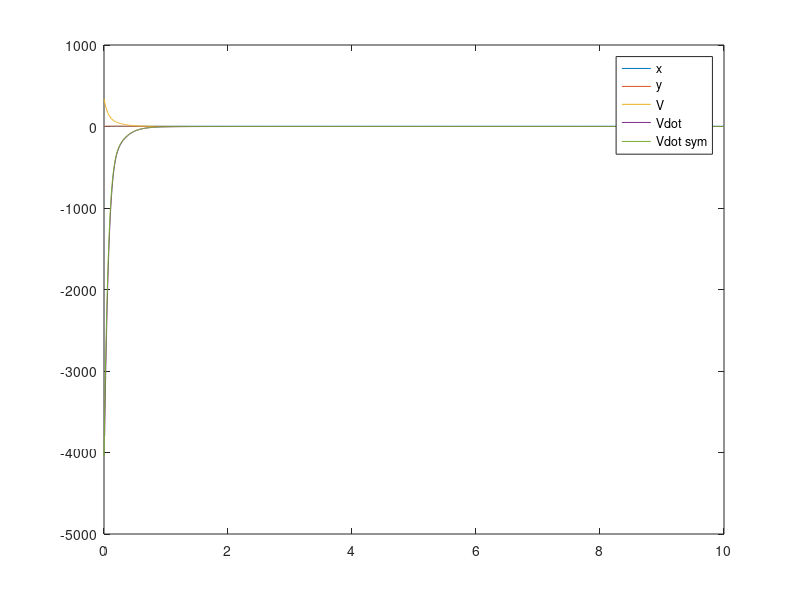
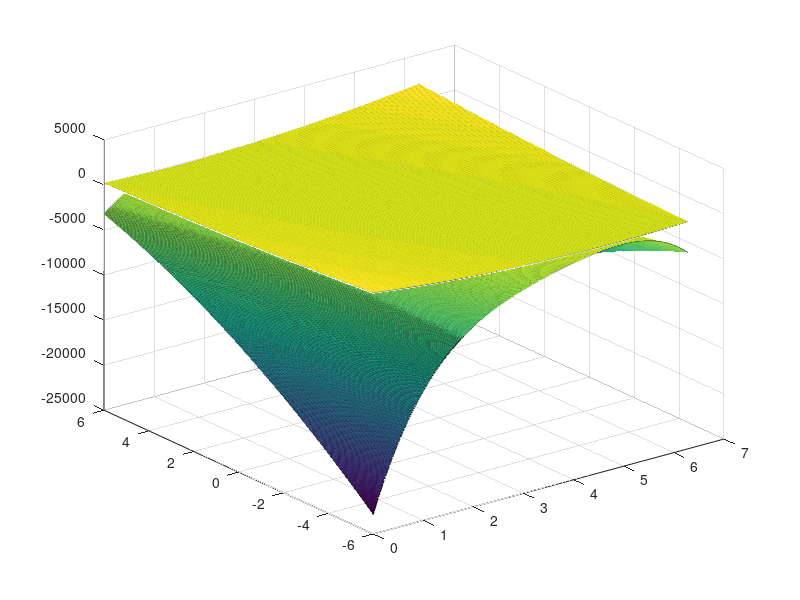

Source code (MATLAB) for these figures, in order:
function final_point_control_check()
% close all
times=0:0.01:10;

xf = [pi; 0 ];
T = eye(2); 
% T = [-0.07060259, -0.04987325;
%        0.18062175,  0.47274864]
xf = T*xf;
uf = 0.0;
x0 = xf+pi*[2*(rand(2,1)-.5);];
figure;
A = [0, 1; -10*cos(xf(1)) -1]; B = [0;1];
[K,~,~]= lqr(A,B,10*eye(2),1*eye(1));
K
options = odeset('RelTol',1e-5,'Stats','on','OutputFcn',@odeplot);
[T, x] = ode45(@(t,x)pendulum_dynamics(t, x, K, uf), ...
                    times, x0, options) ;

V = (((-3.1415926535897931 + x(:,1)) .* (75.8897821199551 .* (-3.1415926535897931 + x(:,1)) + 20.488088481701539 .* (2.0816681711721685e-17 + x(:,2)))) + ((20.488088481701546 .* (-3.1415926535897931 + x(:,1)) + 7.0404605568130663 .* (2.0816681711721685e-17 + x(:,2))) .* (2.0816681711721685e-17 + x(:,2))));
Vdot_s = ((x(:,2) .* (151.7795642399102 .* (-3.1415926535897931 + x(:,1)) + ...
    40.976176963403084 .* (2.0816681711721685e-17 + x(:,2)))) + ...
    ((-1.1234210635102447e-16 - 10.488088481701546 .* (-3.1415926535897931 + ...
    x(:,1)) - 7.1404605568130659 .* (2.0816681711721685e-17 + x(:,2)) + ...
    ((-10 .* ((-3.1415926535897931 + x(:,1)).^3)) / 6) + ...
    ((1.2246467991473533e-15 .* ((-3.1415926535897931 + x(:,1)).^2)) / 2)) ...
    .* (40.976176963403084 .* (-3.1415926535897931 + x(:,1)) + 14.080921113626133 ...
    .* (2.0816681711721685e-17 + x(:,2)))));
hold off;
plot(T, x(:,1), T, x(:,2)); hold on;
plot(T, V)
Vdot = diff(V)./diff(T);
plot(T(2:end), Vdot);
plot(T, Vdot_s);
legend('x','y','V', 'Vdot', 'Vdot sym')
figure;
[x, y] = meshgrid(0:.01:2*pi, -6:0.01:6);
VT = (((-3.1415926535897931 + x) .* (75.8897821199551 .* (-3.1415926535897931 + x) ...
    + 20.488088481701539 .* (2.0816681711721685e-17 + y))) + ((20.488088481701546 ...
    .* (-3.1415926535897931 + x) + 7.0404605568130663 .* (2.0816681711721685e-17 ...
    + y)) .* (2.0816681711721685e-17 + y)));
VTd = ((y .* (151.7795642399102 .* (-3.1415926535897931 + x) + ...
    40.976176963403084 .* (2.0816681711721685e-17 + y))) + ...
    ((-1.1234210635102447e-16 - 10.488088481701546 .* (-3.1415926535897931 + x)...
    - 7.1404605568130659 .* (2.0816681711721685e-17 + y) + ((-10 .* ...
    ((-3.1415926535897931 + x).^3)) / 6) + ((1.2246467991473533e-15 .* ...
    ((-3.1415926535897931 + x).^2)) / 2)) .* (40.976176963403084 .* ...
    (-3.1415926535897931 + x) + 14.080921113626133 .* (2.0816681711721685e-17 + y))));

surf(x,y,VT); hold on
surf(x,y,VTd)
return


xf = [ 1.50000000e+00; 0;  7.85398163e-01];
x0 = xf+0.1*[2*(rand(2,1)-.5); 2*(rand(1,1)-.5)];
% x0 = [1.04; .332 ; 0.797];
figure;
% subplot(211);
options = odeset('RelTol',1e-5,'Stats','on');%,'OutputFcn',@odeplot);
[T, xcl] = ode45(@(t,x)approx_dynamics(t, x, xf), ...
                    times, x0, options) ;
% figure;
% plot(xcl(:,1), xcl(:,2)); hold all
%plot(x(1,:), x(2,:));
hold all;
V = (((-1.4999999999999998 + xcl(:,1)) .* (4.8008600999593014 .* (-1.4999999999999998 + xcl(:,1)) ...
       - 0.98790740152737377 .* (-0.78539816339744839 + xcl(:,3)) - 1.4491942689985993 .* ...
       (6.9388939039072284e-18 + xcl(:,2)))) + ((-0.78539816339744839 + xcl(:,3)) .* ( - ...
       0.98790740152737322 .* (-1.4999999999999998 + xcl(:,1)) + 1.4361830490185388 .* ...
       (-0.78539816339744839 + xcl(:,3)) + 0.68372066922887398 .* (6.9388939039072284e-18 + ...
       xcl(:,2)))) + (( - 1.4491942689985997 .* (-1.4999999999999998 + xcl(:,1)) + ...
       0.68372066922887442 .* (-0.78539816339744839 + xcl(:,3)) + 4.5682688351564416 ...
       * (6.9388939039072284e-18 + xcl(:,2))) .* (6.9388939039072284e-18 + xcl(:,2))));
Vdot = diff(V)./diff(T);
plot(T, xcl(:,1),'b-', T, xcl(:,2), 'b-');
plot(T, V, 'r-');
plot(T(2:end), 10*Vdot, 'g-');
Qf =  [ 4.8008601 , -1.44919427, -0.9879074 ;
       -1.44919427,  4.56826884,  0.68372067;
       -0.9879074 ,  0.68372067,  1.43618305];
tmp = Qf*(xcl-xf')';
% Vanother = zeros(size(T));
% for i=1:size(tmp,2)
%     Vanother(i) = (xcl(i,:)-xf')*tmp(:,i);
% end
% plot(T, 100*Vanother, '.');  
   
% subplot(212);
[T, xcl] = ode45(@(t,x)full_dynamics(t, x, xf), ...
                    times, x0, options) ;
hold all;
V = (((-1.4999999999999998 + xcl(:,1)) .* (4.8008600999593014 .* (-1.4999999999999998 + xcl(:,1)) ...
       - 0.98790740152737377 .* (-0.78539816339744839 + xcl(:,3)) - 1.4491942689985993 .* ...
       (6.9388939039072284e-18 + xcl(:,2)))) + ((-0.78539816339744839 + xcl(:,3)) .* ( - ...
       0.98790740152737322 .* (-1.4999999999999998 + xcl(:,1)) + 1.4361830490185388 .* ...
       (-0.78539816339744839 + xcl(:,3)) + 0.68372066922887398 .* (6.9388939039072284e-18 + ...
       xcl(:,2)))) + (( - 1.4491942689985997 .* (-1.4999999999999998 + xcl(:,1)) + ...
       0.68372066922887442 .* (-0.78539816339744839 + xcl(:,3)) + 4.5682688351564416 ...
       * (6.9388939039072284e-18 + xcl(:,2))) .* (6.9388939039072284e-18 + xcl(:,2))));
Vdot = diff(V)./diff(T);
plot(T, xcl(:,1), 'b:', T, xcl(:,2), 'b:');
plot(T, V, 'r:');
plot(T(2:end), 10*Vdot, 'g:');

end

function xdot = pendulum_dynamics(t,x, K, uf)
    xdot = 0*x;
    %u = -[0.48808848, 3.31303139] * ([x(1); x(2)] - [pi; 0]);
%     xdot(1) = x(2);
%     xdot(2) = (-10.488088481701503 * (-3.1415926535897931 + x(1)) - ...
%                 7.1397602875308754 * (-3.4694469519536142e-18 + x(2)) + ...
%                 ((-10 * ((-3.1415926535897931 + x(1))^3)) / 6));% + ...
xdot(1) = x(2);
xdot(2) = -10.488088481701546 * (-pi + x(1)) - 7.1404605568130659 * x(2) + ((-10 * ((-pi + x(1))^3)) / 6) ;

end

function xdot = pendulum_full_dynamics(t,x, K)
    xdot = 0*x;
%     u = -[0.48808848, 3.31303139] * ([x(1); x(2)] - [pi; 0]);
%     u=0;
    u = -K * ([x(1); x(2)] - [pi; 0]);
    xdot(1) = x(2);
    xdot(2) = (u - 10*sin(x(1)) );
end

function xdot = the_dynamics(t, x)
    xdot = x;

    xdot(1) = (( - 1.7996170331373038 * (-1.4999999999999998 + x(1)) - 0.614088168801185 * (-0.78539816339744839 + x(3)) - 2.6002650891865011 * (6.9388939039072284e-18 + x(2))) * (0.70710678118654746 - 0.70710678118654757 * (-0.78539816339744839 + x(3)) - ((0.70710678118654746 * ((-0.78539816339744839 + x(3))^2)) / 2) + ((0.70710678118654746 * ((-0.78539816339744839 + x(3))^4)) / 24) + ((0.70710678118654757 * ((-0.78539816339744839 + x(3))^3)) / 6)));
    xdot(2) = (( - 1.7996170331373038 * (-1.4999999999999998 + x(1)) - 0.614088168801185 * (-0.78539816339744839 + x(3)) - 2.6002650891865011 * (6.9388939039072284e-18 + x(2))) * (0.70710678118654757 + 0.70710678118654746 * (-0.78539816339744839 + x(3)) - ((0.70710678118654746 * ((-0.78539816339744839 + x(3))^3)) / 6) - ((0.70710678118654757 * ((-0.78539816339744839 + x(3))^2)) / 2)));
    xdot(3) = (( - 1.7996170331373038 * (-1.4999999999999998 + x(1)) - 0.614088168801185 * (-0.78539816339744839 + x(3)) - 2.6002650891865011 * (6.9388939039072284e-18 + x(2))) * (2.600265089186502 * (-1.4999999999999998 + x(1)) - 3.7801687063692455 * (-0.78539816339744839 + x(3)) - 1.7996170331373023 * (6.9388939039072284e-18 + x(2)) + ((2 * ((2.600265089186502 * (-1.4999999999999998 + x(1)) - 3.7801687063692455 * (-0.78539816339744839 + x(3)) - 1.7996170331373023 * (6.9388939039072284e-18 + x(2)))^3)) / 6)));
    
end


function xdot = approx_dynamics(t,x,x_d)
    xdot = x;
    L=1;
    u_d = [0;0];
    K = [-2.60026509,  1.79961703,  3.78016871; ...
          1.79961703,  2.60026509,  0.61408817];

    
    U = u_d - K*(x-x_d); 
	delta_fb = U(1);
	u_fb = U(2);
	theta = x(3);
            
%   xdot(1) = u_fb*taylor_cos(theta, x_d(3));
% 	xdot(2) = u_fb*taylor_sin(theta, x_d(3));
% 	xdot(3) = u_fb*taylor_tan(delta_fb, u_d(1))/L;
%     xdot(1) = ( - 1.2725214076702032 * (-1.4999999999999998 + x(1)) - 0.43422590840574715 * (-0.78539816339744839 + x(3)) - 1.8386650774464175 * (6.9388939039072284e-18 + x(2)) + ((0.86845181681149441 * ((-0.78539816339744839 + x(3))^2)) / 2) + 3 * ((1.2725214076702032 * (-1.4999999999999998 + x(1)) * ((-0.78539816339744839 + x(3))^2)) / 6) + 2 * ((1.2725214076702034 * (-1.4999999999999998 + x(1)) * (-0.78539816339744839 + x(3))) / 2) + ((1.3026777252172415 * ((-0.78539816339744839 + x(3))^3)) / 6) + 3 * ((1.8386650774464175 * ((-0.78539816339744839 + x(3))^2) * (6.9388939039072284e-18 + x(2))) / 6) + 2 * ((1.8386650774464179 * (-0.78539816339744839 + x(3)) * (6.9388939039072284e-18 + x(2))) / 2));
%     xdot(2) = ( - 1.2725214076702034 * (-1.4999999999999998 + x(1)) - 0.43422590840574721 * (-0.78539816339744839 + x(3)) - 1.8386650774464179 * (6.9388939039072284e-18 + x(2)) + 2 * ((-1.8386650774464175 * (-0.78539816339744839 + x(3)) * (6.9388939039072284e-18 + x(2))) / 2) + 2 * ((-1.2725214076702032 * (-1.4999999999999998 + x(1)) * (-0.78539816339744839 + x(3))) / 2) + ((-0.8684518168114943 * ((-0.78539816339744839 + x(3))^2)) / 2) + 3 * ((1.2725214076702034 * (-1.4999999999999998 + x(1)) * ((-0.78539816339744839 + x(3))^2)) / 6) + ((1.3026777252172417 * ((-0.78539816339744839 + x(3))^3)) / 6) + 3 * ((1.8386650774464179 * ((-0.78539816339744839 + x(3))^2) * (6.9388939039072284e-18 + x(2))) / 6));
%     xdot(3) = (((-9.3589626903446383 * ((-1.4999999999999998 + x(1))^2)) / 2) + 2 * ((-3.522757068084176 * (-1.4999999999999998 + x(1)) * (6.9388939039072284e-18 + x(2))) / 2) + ((4.6427137573076687 * ((-0.78539816339744839 + x(3))^2)) / 2) + 2 * ((5.2060639650985125 * (-1.4999999999999998 + x(1)) * (-0.78539816339744839 + x(3))) / 2) + ((9.3589626903446277 * ((6.9388939039072284e-18 + x(2))^2)) / 2) + 2 * ((10.934564246829954 * (-0.78539816339744839 + x(3)) * (6.9388939039072284e-18 + x(2))) / 2));
xdot(1) = ( - 1.2725214076702032 * (-1.4999999999999998 + x(1)) - 0.43422590840574715 * (-0.78539816339744839 + x(3)) - 1.8386650774464175 * (6.9388939039072284e-18 + x(2)) + 4 * ((-1.8386650774464179 * ((-0.78539816339744839 + x(3))^3) * (6.9388939039072284e-18 + x(2))) / 24) + ((-1.7369036336229888 * ((-0.78539816339744839 + x(3))^4)) / 24) + 4 * ((-1.2725214076702034 * (-1.4999999999999998 + x(1)) * ((-0.78539816339744839 + x(3))^3)) / 24) + ((0.86845181681149441 * ((-0.78539816339744839 + x(3))^2)) / 2) + 3 * ((1.2725214076702032 * (-1.4999999999999998 + x(1)) * ((-0.78539816339744839 + x(3))^2)) / 6) + 2 * ((1.2725214076702034 * (-1.4999999999999998 + x(1)) * (-0.78539816339744839 + x(3))) / 2) + ((1.3026777252172415 * ((-0.78539816339744839 + x(3))^3)) / 6) + 3 * ((1.8386650774464175 * ((-0.78539816339744839 + x(3))^2) * (6.9388939039072284e-18 + x(2))) / 6) + 2 * ((1.8386650774464179 * (-0.78539816339744839 + x(3)) * (6.9388939039072284e-18 + x(2))) / 2));
xdot(2) = ( - 1.2725214076702034 * (-1.4999999999999998 + x(1)) - 0.43422590840574721 * (-0.78539816339744839 + x(3)) - 1.8386650774464179 * (6.9388939039072284e-18 + x(2)) + 2 * ((-1.8386650774464175 * (-0.78539816339744839 + x(3)) * (6.9388939039072284e-18 + x(2))) / 2) + 2 * ((-1.2725214076702032 * (-1.4999999999999998 + x(1)) * (-0.78539816339744839 + x(3))) / 2) + ((-0.8684518168114943 * ((-0.78539816339744839 + x(3))^2)) / 2) + 4 * ((1.2725214076702032 * (-1.4999999999999998 + x(1)) * ((-0.78539816339744839 + x(3))^3)) / 24) + 3 * ((1.2725214076702034 * (-1.4999999999999998 + x(1)) * ((-0.78539816339744839 + x(3))^2)) / 6) + ((1.3026777252172417 * ((-0.78539816339744839 + x(3))^3)) / 6) + ((1.7369036336229886 * ((-0.78539816339744839 + x(3))^4)) / 24) + 4 * ((1.8386650774464175 * ((-0.78539816339744839 + x(3))^3) * (6.9388939039072284e-18 + x(2))) / 24) + 3 * ((1.8386650774464179 * ((-0.78539816339744839 + x(3))^2) * (6.9388939039072284e-18 + x(2))) / 6));
xdot(3) = (((-253.11795774158807 * ((-1.4999999999999998 + x(1))^4)) / 24) + 6 * ((-204.69078848468808 * ((-1.4999999999999998 + x(1))^2) * ((-0.78539816339744839 + x(3))^2)) / 24) + 9 * ((-150.26579688001956 * (-1.4999999999999998 + x(1)) * (-0.78539816339744839 + x(3)) * ((6.9388939039072284e-18 + x(2))^2)) / 24) + 3 * ((-150.26579688001954 * (-1.4999999999999998 + x(1)) * (-0.78539816339744839 + x(3)) * ((6.9388939039072284e-18 + x(2))^2)) / 24) + 6 * ((-144.12909521105536 * (-1.4999999999999998 + x(1)) * ((-0.78539816339744839 + x(3))^2) * (6.9388939039072284e-18 + x(2))) / 24) + 5 * ((-144.12909521105533 * (-1.4999999999999998 + x(1)) * ((-0.78539816339744839 + x(3))^2) * (6.9388939039072284e-18 + x(2))) / 24) + ((-144.1290952110553 * (-1.4999999999999998 + x(1)) * ((-0.78539816339744839 + x(3))^2) * (6.9388939039072284e-18 + x(2))) / 24) + 4 * ((-110.40793595936748 * (-1.4999999999999998 + x(1)) * ((6.9388939039072284e-18 + x(2))^3)) / 24) + ((-9.3589626903446383 * ((-1.4999999999999998 + x(1))^2)) / 2) + 2 * ((-3.522757068084176 * (-1.4999999999999998 + x(1)) * (6.9388939039072284e-18 + x(2))) / 2) + ((4.6427137573076687 * ((-0.78539816339744839 + x(3))^2)) / 2) + 2 * ((5.2060639650985125 * (-1.4999999999999998 + x(1)) * (-0.78539816339744839 + x(3))) / 2) + ((9.3589626903446277 * ((6.9388939039072284e-18 + x(2))^2)) / 2) + 2 * ((10.934564246829954 * (-0.78539816339744839 + x(3)) * (6.9388939039072284e-18 + x(2))) / 2) + 6 * ((20.530105119262458 * ((-1.4999999999999998 + x(1))^2) * (-0.78539816339744839 + x(3)) * (6.9388939039072284e-18 + x(2))) / 24) + 3 * ((20.530105119262466 * ((-1.4999999999999998 + x(1))^2) * (-0.78539816339744839 + x(3)) * (6.9388939039072284e-18 + x(2))) / 24) + 2 * ((20.530105119262487 * ((-1.4999999999999998 + x(1))^2) * (-0.78539816339744839 + x(3)) * (6.9388939039072284e-18 + x(2))) / 24) + ((20.530105119262494 * ((-1.4999999999999998 + x(1))^2) * (-0.78539816339744839 + x(3)) * (6.9388939039072284e-18 + x(2))) / 24) + 2 * ((39.952794597684104 * ((-1.4999999999999998 + x(1))^3) * (6.9388939039072284e-18 + x(2))) / 24) + 2 * ((39.952794597684111 * ((-1.4999999999999998 + x(1))^3) * (6.9388939039072284e-18 + x(2))) / 24) + 4 * ((57.51536955197858 * (-1.4999999999999998 + x(1)) * ((-0.78539816339744839 + x(3))^3)) / 24) + 4 * ((65.938703934695283 * ((-1.4999999999999998 + x(1))^2) * ((6.9388939039072284e-18 + x(2))^2)) / 24) + 2 * ((65.938703934695297 * ((-1.4999999999999998 + x(1))^2) * ((6.9388939039072284e-18 + x(2))^2)) / 24) + ((121.24054987219706 * ((6.9388939039072284e-18 + x(2))^4)) / 24) + 2 * ((198.16117981733629 * (-0.78539816339744839 + x(3)) * ((6.9388939039072284e-18 + x(2))^3)) / 24) + 2 * ((198.16117981733632 * (-0.78539816339744839 + x(3)) * ((6.9388939039072284e-18 + x(2))^3)) / 24) + ((254.38707618198993 * ((-1.4999999999999998 + x(1))^3) * (-0.78539816339744839 + x(3))) / 24) + 3 * ((254.38707618198995 * ((-1.4999999999999998 + x(1))^3) * (-0.78539816339744839 + x(3))) / 24) + ((265.37149117095504 * ((-0.78539816339744839 + x(3))^4)) / 24) + 6 * ((297.54506363084107 * ((-0.78539816339744839 + x(3))^2) * ((6.9388939039072284e-18 + x(2))^2)) / 24) + 4 * ((375.67017472556995 * ((-0.78539816339744839 + x(3))^3) * (6.9388939039072284e-18 + x(2))) / 24));
end


function xdot = full_dynamics(t,x,x_d)
    xdot = x;
    L=1;
    u_d = [0;0];
    K = [-2.60026509,  1.79961703,  3.78016871; ...
          1.79961703,  2.60026509,  0.61408817];

    
    U = u_d - K*(x-x_d); 
	delta_fb = U(1);
	u_fb = U(2);
	theta = x(3);
            
%   xdot(1) = u_fb*cos(theta);
% 	xdot(2) = u_fb*sin(theta);
% 	xdot(3) = u_fb*tan(delta_fb)/L;
    xdot(1) = (( - 1.7996170331373038 * (-1.4999999999999998 + x(1)) - 0.614088168801185 * (-0.78539816339744839 + x(3)) - 2.6002650891865011 * (6.9388939039072284e-18 + x(2))) * cos(x(3)));
    xdot(2) = (( - 1.7996170331373038 * (-1.4999999999999998 + x(1)) - 0.614088168801185 * (-0.78539816339744839 + x(3)) - 2.6002650891865011 * (6.9388939039072284e-18 + x(2))) * sin(x(3)));
    xdot(3) = (( - 1.7996170331373038 * (-1.4999999999999998 + x(1)) - 0.614088168801185 * (-0.78539816339744839 + x(3)) - 2.6002650891865011 * (6.9388939039072284e-18 + x(2))) * tan((2.600265089186502 * (-1.4999999999999998 + x(1)) - 3.7801687063692455 * (-0.78539816339744839 + x(3)) - 1.7996170331373023 * (6.9388939039072284e-18 + x(2)))));
end

function tc = taylor_cos(x, x0)
	tc = ( cos(x0) - sin(x0)*(x-x0) - (cos(x0)*(x-x0)^2)/2.0 ...
		 + (sin(x0)*(x-x0)^3)/6.0 + (cos(x0)*(x-x0)^4)/24.0 ) ;
end

function ts = taylor_sin(x, x0)
    ts = ( sin(x0) + cos(x0)*(x-x0) - (sin(x0)*(x-x0)^2)/2.0 ...
         - (cos(x0)*(x-x0)^3)/6.0  ) ;
end
function tt = taylor_tan(x, x0)
	tt = ( tan(x0) + (tan(x0)^2+1.0)*(x-x0) + ...
	     ((2.0*tan(x0)*(tan(x0)^2 + 1.0))*(x-x0)^2)/2.0  + ...
	     ((2.0*(tan(x0)^2 + 1)^2 + (4.0*tan(x0)^2)*(tan(x0)^2 + 1.0))...
             *(x-x0)^3)/6.0 );
end